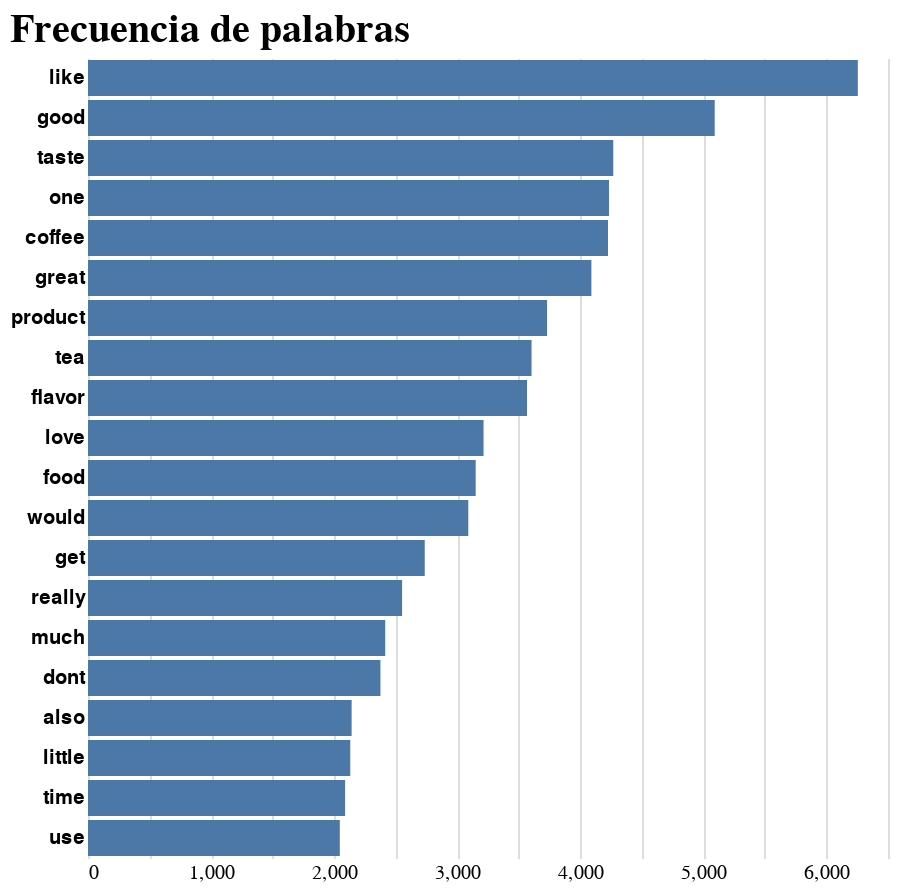

The notebook cell this image was saved under:
### Code cell
# Grafica de barras (Usando Altair)
alt.Chart(data = df_50mostcommon).mark_bar()\
.encode(
    y = alt.Y(shorthand="word:N", title=None, sort='-x'),
    x = alt.X(shorthand = "freq:Q", title=None),
    tooltip = [alt.Tooltip(title="Frecuencia", shorthand="freq")])\
.properties(title = "Frecuencia de palabras")\
.configure_axis(domain = False, ticks = False)\
.configure_axisY(labelFontWeight = 600)\
.configure_view(strokeWidth = 0)\
.configure_title(anchor = "start", fontSize = 20)

### Figure 1 — Vega-Lite specification as saved in the notebook (floating-point values rounded to 4 significant figures)
{"config": {"view": {"continuousWidth": 400, "continuousHeight": 300, "strokeWidth": 0}, "axis": {"domain": false, "ticks": false}, "axisY": {"labelFontWeight": 600}, "title": {"anchor": "start", "fontSize": 20}}, "data": {"name": "data-a3025fb0ad2bc16fdc3624d4c8b54838"}, "mark": "bar", "encoding": {"tooltip": [{"field": "freq", "title": "Frecuencia", "type": "quantitative"}], "x": {"field": "freq", "title": null, "type": "quantitative"}, "y": {"field": "word", "sort": "-x", "title": null, "type": "nominal"}}, "title": "Frecuencia de palabras", "$schema": "https://vega.github.io/schema/vega-lite/v4.17.0.json", "datasets": {"data-a3025fb0ad2bc16fdc3624d4c8b54838": [{"word": "like", "freq": 6255}, {"word": "good", "freq": 5092}, {"word": "taste", "freq": 4268}, {"word": "one", "freq": 4233}, {"word": "coffee", "freq": 4225}, {"word": "great", "freq": 4090}, {"word": "product", "freq": 3730}, {"word": "tea", "freq": 3604}, {"word": "flavor", "freq": 3567}, {"word": "love", "freq": 3214}, {"word": "food", "freq": 3150}, {"word": "would", "freq": 3090}, {"word": "get", "freq": 2736}, {"word": "really", "freq": 2552}, {"word": "much", "freq": 2415}, {"word": "dont", "freq": 2376}, {"word": "also", "freq": 2142}, {"word": "little", "freq": 2131}, {"word": "time", "freq": 2089}, {"word": "use", "freq": 2046}]}}
